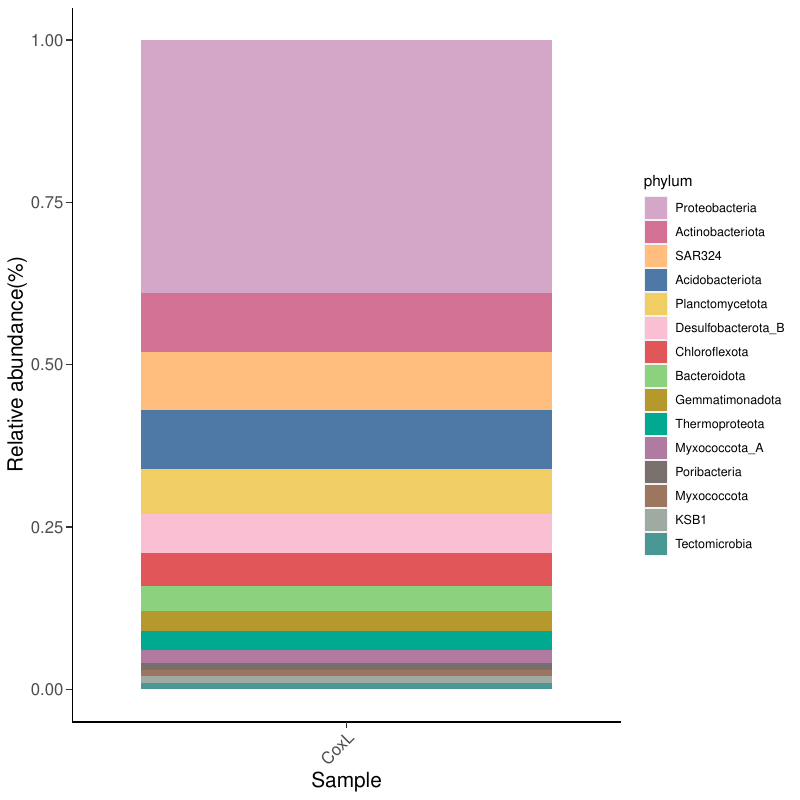

R code for this plot:
library(ggplot2)
data <- read.csv("CoxL.csv", header = T, check.names = F)
data$phylum <- factor(data$phylum,levels = c("Proteobacteria","Actinobacteriota","SAR324","Acidobacteriota","Planctomycetota","Desulfobacterota_B","Chloroflexota","Bacteroidota","Gemmatimonadota","Thermoproteota","Myxococcota_A","Poribacteria","Myxococcota","KSB1","Tectomicrobia"))
mycol <- c("#d4a6c8","#d37295","#ffbe7d","#4e79a7","#f1ce63","#fabfd2","#e15759","#8cd17d","#b6992d","#00a98f","#b07aa1","#79706e","#9d7660","#9faaa2","#499894")
p <- ggplot(data, aes(x=gene, y=num, fill=phylum)) + geom_bar(stat = "identity",position ="fill") + scale_fill_manual(values=mycol) + labs(x = "Sample" , y = "Relative abundance(%)") + theme(axis.title=element_text(size=15),axis.text.x = element_text(angle=45, hjust = 1, vjust = 1 ,size = 12),axis.text.y = element_text(size = 12),axis.ticks.length=unit(0.15,"cm") ,panel.background = element_blank(),axis.line = element_line(color = "black"))
ggsave("CoxL.pdf",p,width = 8,height = 8)